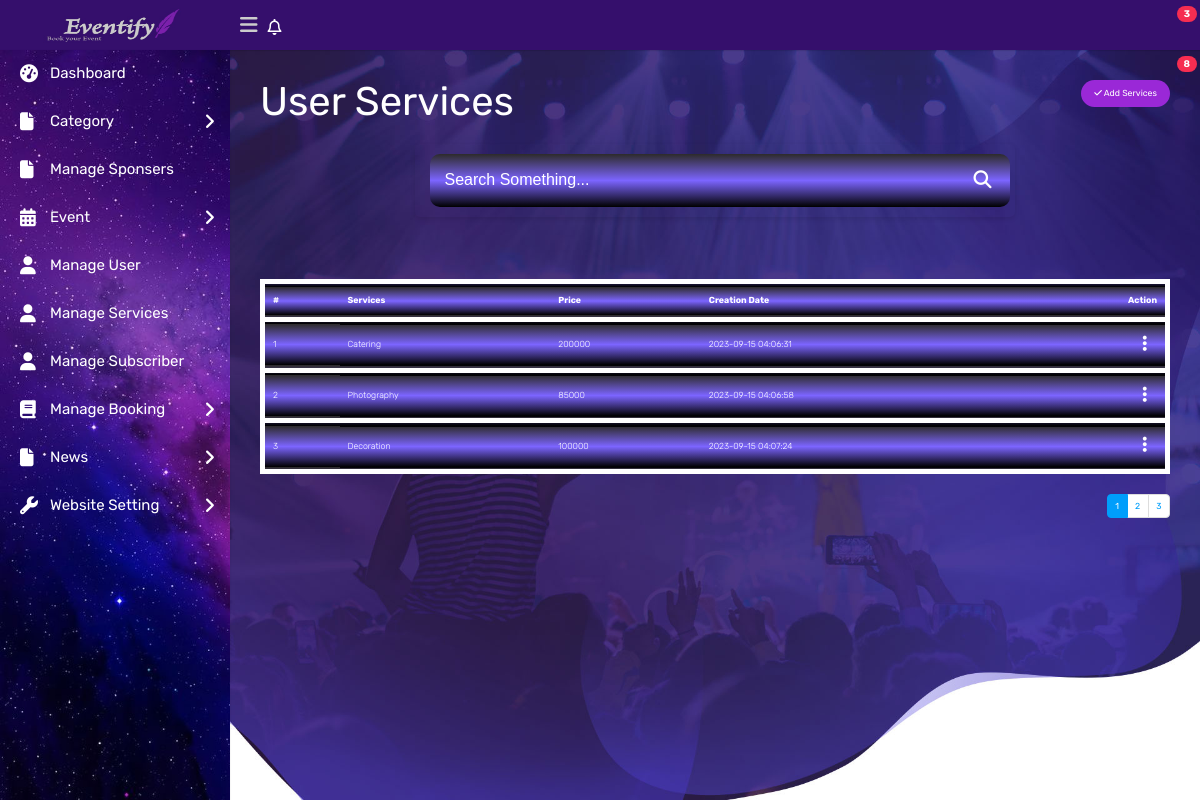
Screenshot of /admin/admin/services.php (signed in) with the database file from the repository.
### tables this page shows
CREATE TABLE `tbl_services` (
  `ser_id` int(11) NOT NULL,
  `ser_name` varchar(255) DEFAULT NULL,
  `ser_price` varchar(200) DEFAULT NULL,
  `ser_posting_date` timestamp NOT NULL DEFAULT current_timestamp(),
  `ser_last_updationdate` timestamp NOT NULL DEFAULT current_timestamp()
);

### admin/admin/services.php (the view, shortened to what this page needs)
<?php
include('includes/connect.php');
if(strlen($_SESSION['adminFullName'])==0)
{
header('location:../login.php');
}
else{
$searchQuery = isset($_GET['search_query']) ? $_GET['search_query'] : '';
$showFetchedData = empty($searchQuery);
$recordsPerPage = 3;
$currentPage = isset($_GET['page']) ? $_GET['page'] : 1;
$offset = ($currentPage - 1) * $recordsPerPage;
$sqlAll = "SELECT * FROM tbl_services LIMIT $recordsPerPage OFFSET $offset";
$stmtAll = $conn->prepare($sqlAll);
$stmtAll->execute();
$cnt=1;
$allResults = $stmtAll->fetchAll(PDO::FETCH_OBJ);
?>
<!DOCTYPE html>
<html lang="en">
<head>
    <link rel="stylesheet" type="text/css" href="assets/css /bootstrap.min.css">
    <link rel="stylesheet" type="text/css" href="assets/css/font-awesome.min.css">
    <link rel="stylesheet" type="text/css" href="assets/css/select2.min.css">
    <link rel="stylesheet" type="text/css" href="assets/css/style.css">
</head>
<body>
    <div class="main-wrapper">
        <div class="header">
            <div class="header-left">
                <a href="index-2.html" class="logo">
                <img src="assets/img/cop.jpeg" width="145" height="35" alt="">
                </a>
            </div>
            <a id="toggle_btn" href="javascript:void(0);"><i class="fa fa-bars"></i></a>
            <ul class="nav user-menu float-right">
                <li class="nav-item dropdown d-none d-sm-block">
                    <a href="#" class="dropdown-toggle nav-link" data-toggle="dropdown"><i class="fa fa-bell-o"></i> <span class="badge badge-pill bg-danger float-right">3</span></a>
                </li>
                <li class="nav-item dropdown d-none d-sm-block">
                    <a href="javascript:void(0);" id="open_msg_box" class="hasnotifications nav-link"><i class="fa fa-comment-o"></i> <span class="badge badge-pill bg-danger float-right">8</span></a>
                </li>
                <li class="nav-item dropdown has-arrow">
                    <a href="#" class="dropdown-toggle nav-link user-link" data-toggle="dropdown">
                        <span class="user-img"><img class="rounded-circle" src="assets/img/user.jpg" width="40" alt="Admin">
                            <span class="status online"></span></span>
                        <span><?php echo htmlentities($_SESSION['adminFullName'])?></span>
                    </a>
                </li>
            </ul>
        </div>
        <div class="sidebar" id="sidebar">
            <div class="sidebar-inner slimscroll">
                <div id="sidebar-menu" class="sidebar-menu">
                <ul>
                        <li class="active">
                            <a href="index-2.php"><i class="fa fa-dashboard"></i> <span>Dashboard</span></a>
                        </li>
                        <li class="submenu">
                            <a href="#"> <i class="fa fa-file fa-5x"></i></i> <span>Category</span> <span class="menu-arrow"></span></a>
                        </li>
                        <li>
                            <a href="Manage Sponsers.php"><i class="fa fa-file"></i> <span>Manage Sponsers</span></a>
                        </li>
                        <li class="submenu">
                            <a href="#"> <i class="fa fa-calendar fa-5x"></i></i> <span>Event</span> <span class="menu-arrow"></span></a>
                        </li>
                        <li class="active">
                            <a href="Manage User.php"><i class="fa fa-user"></i> <span>Manage User</span></a>
                        </li>
                    <li class="active">
                        <a href="services.php"><i class="fa fa-user"></i> <span>Manage Services</span></a>
                    </li>
                    <li class="active">
                        <a href="Manage Subscriber.php"><i class="fa fa-user"></i> <span>Manage Subscriber</span></a>
                    </li>
						<li>
                        <li class="submenu">
                            <a href="#"><i class="fa fa-book"></i> <span>Manage Booking</span> <span class="menu-arrow"></span></a>
                        </li>
                        <li class="submenu">
                            <a href=""> <i class="fa fa-file fa-5x"></i></i> <span>News</span> <span class="menu-arrow"></span></a>
                        </li>
                        </li>
                        <li class="submenu">
                            <a href=""> <i class="fa fa-wrench fa-5x"></i></i> <span>Website Setting</span> <span class="menu-arrow"></span></a>
                        </li>
                </div>
            </div>
        </div>
        <div class="page-wrapper">
            <div class="content">
                <div class="row">
                    <div class="col-sm-4 col-3">
                        <h4 class="page-title" style="font-size: 40px;">User Services</h4>
                    </div>
                    <div class="col-sm-8 col-9 text-right m-b-20">
                        <a href="add-services.php" class="btn btn btn-primary btn-rounded float-right" style="background-color: #9a28d7; color: white;"><i class="fa fa-check"></i> Add Services</a>
                    </div>
                </div>
                <form action="" method="get">
                <div class="search-bar">
                    <input class="search-edit" name="search_query" type="text" placeholder="Search Something...">
                    <button class="search" name="search_button" type="submit"><i class="fas fa-search"></i></button>
                  </div>
                  </form>
                  <br>
                <div class="row">
                    <div class="col-md-12">
                        <div class="table-responsive" style="margin-top: 50px;">
                            <table class="table table-border table-striped custom-table mb-0" >
                                <thead>
                                    <tr>
                                        <th>#</th>
                                        <th>Services</th>
                                        <th>Price</th>
                                        <th>Creation Date</th>
                                        <th class="text-right">Action</th>
                                    </tr>
                                </thead>
                                <tbody>
 <?php if ($showFetchedData): ?>
    <?php foreach ($allResults as $row): ?>
                                     <tr>
                                     <td><?php echo htmlentities($cnt);?></td>
                                        <td><?php echo htmlentities($row->ser_name);?></td>
                                        <td><?php echo htmlentities($row->ser_price);?></td>
                                       <td><?php echo htmlentities($row->ser_posting_date);?></td>
            <td class="text-right">
        <div class="dropdown dropdown-action">
        <a href="#" class="action-icon dropdown-toggle" data-toggle="dropdown" aria-expanded="false"><i class="fa fa-ellipsis-v"></i></a>
                                            </div>
                                        </td>
                                    </tr>
                                    <div id="delete_patient" class="modal fade delete-modal" role="dialog">
            <div class="modal-dialog modal-dialog-centered">
                <div class="modal-content" style="background: url(assets/img/stars.jpg);">
                        <?php $cnt++;
         ?>
                <?php endforeach; ?>
                                </tbody>
                            </table>
                            <?php
        echo '<ul class="pagination">';
    for ($i = 1; $i <= $recordsPerPage ; $i++) {
        $activeClass = ($i === $currentPage) ? 'active' : '';
        echo '<li class="page-item ' . $activeClass . '"><a class="page-link" href="?page=' . $i . '">' . $i . '</a></li>';
    }
    echo '</ul>';?>
                        </div>
                    </div>
                </div>
            </div>
    <?php endif; ?>
        </div>
    </div>
</body>
<?php
}
?>
</html>

### admin/admin/services.php (style rules this page uses)
body { background-image: url(assets/img/featured-events-bg.jpg); background-repeat:no-repeat; background-size:cover; }
tr { top:200px; border: 5px solid white; background: linear-gradient(rgb(45, 43, 43),rgb(124, 101, 255),black); color: rgb(255, 255, 255); }
.search-bar { display: flex; justify-content: center; align-items: center; max-width: 600px; margin: 0 auto; padding: 10px; border-radius: 5px; box-shadow: 0px 2px 5px rgba(0, 0, 0, 0.1); }
.search { background-color: #007bff; color: #fff; border: none; border-radius: 3px; cursor: pointer; padding: 10px; }
::placeholder { color: white; }
.search-edit { width: 100%; font-family: 'Montserrat', sans-serif; font-size: 16px; padding: 15px 45px 15px 15px; background-color:#fff; color:white; border-radius: 10px; border:none; transition: all .4s; }
.search { background-color: transparent; font-size: 18px; padding: 6px 9px; margin-left:-45px; border:none; color:white; transition: all .4s; z-index: 10; }
.pagination { list-style: none; display: flex; justify-content:right; padding: 0; }

### rows the page displays
tbl_services: ser_name "Catering", ser_price "200000", ser_posting_date "2023-09-15 04:06:31"
tbl_services: ser_name "Photography", ser_price "85000", ser_posting_date "2023-09-15 04:06:58"
tbl_services: ser_name "Decoration", ser_price "100000", ser_posting_date "2023-09-15 04:07:24"
